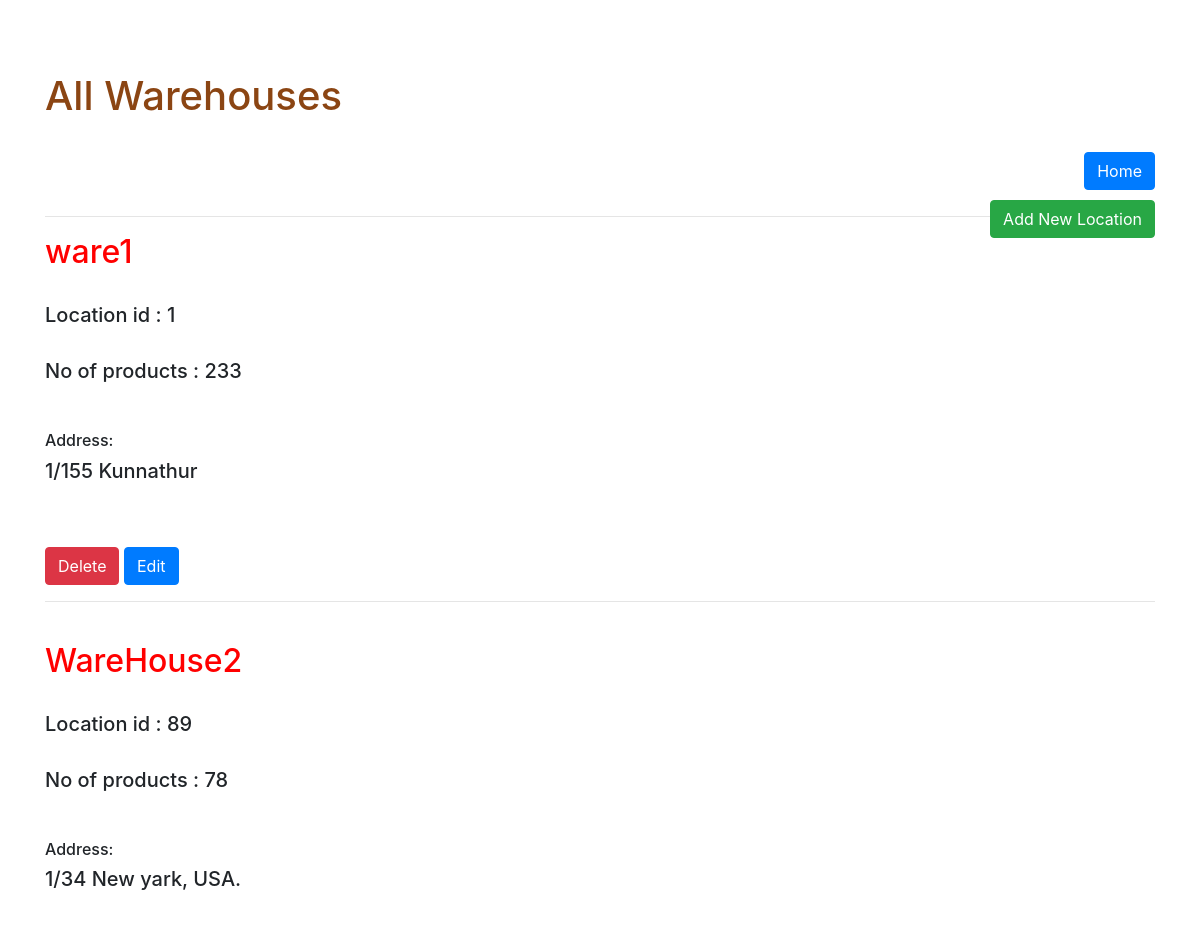
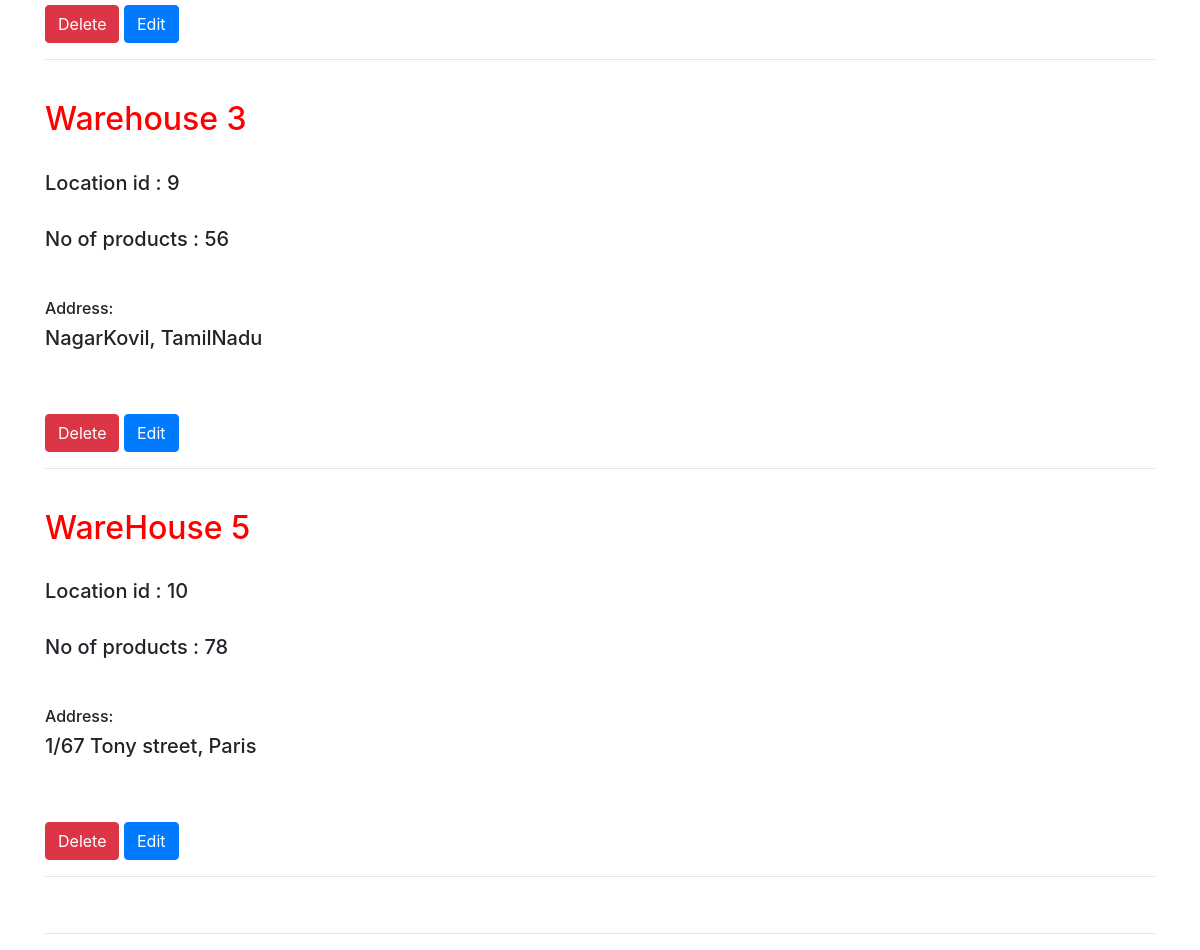
Screenshot of /postsz with the database file from the repository (2 pictures, top to bottom).
### app.py (models this page shows, shortened)
class BlogPost2(db.Model):
    lid = db.Column(db.Integer, primary_key=True)
    mid = db.Column(db.Integer, nullable=False)
    title = db.Column(db.String(100), nullable=False)
    address = db.Column(db.Text, nullable=False)
    qty = db.Column(db.String(20), nullable=False, default='N/A')
    timetamp = db.Column(db.DateTime, nullable=True, default=datetime.utcnow)

### app.py (the view)
@app.route('/postsz', methods=['GET', 'POST'])
def postsz():
    if request.method == 'POST':
        post_mid = request.form['mid']
        post_title = request.form['title']
        post_address = request.form['address']
        post_qty = request.form['qty']
        ptime=datetime.utcnow()
        new_post = BlogPost2(mid=post_mid,title=post_title, address=post_address, qty=post_qty, timetamp=ptime)
        db.session.add(new_post)
        db.session.commit()
        return redirect('/postsz')
    else:
        all_posts = BlogPost2.query.order_by(BlogPost2.timetamp).all()
        return render_template('postsz.html', postsz=all_posts)

### templates/postsz.html (shortened to what this page needs)
{% extends 'base.html' %}
{% block body %}
<br>
<div>
    <h1 style="color:saddlebrown" style="display:inline">All Warehouses </h1>
    <br>
    <a class="btn btn-primary float-right" href="/" >Home</a><br><br>
    <a class="btn btn-success float-right" href="/postsz/new" >Add New Location</a>
</div>
    <hr>
    {% for postz in postsz %}
        <h2>{{ postz.title }}</h2><br>
        <h5> Location id : {{ postz.mid }}</h5><br>
        <h5> No of products : {{ postz.qty }}</h5>
        <p style="white-space:pre-wrap"> <h6>Address:</h6><h5> {{ postz.address }}</h5></p>
        <br>
        <br>
        <a class="btn btn-danger" href='/postsz/delete/{{postz.lid}}'>Delete</a>
        <a class="btn btn-primary" href='/postsz/edit/{{postz.lid}}'>Edit</a>
        <br>
        <hr>
        <br>
    {% endfor%}
<hr>
{% endblock %}

### templates/base.html (shortened to what this page needs)
<!DOCTYPE html>
<html lang="en">
<head>
    <link rel="stylesheet" href="https://stackpath.bootstrapcdn.com/bootstrap/4.3.1/css/bootstrap.min.css"
>
</head>
<body>
    <br>
    <br>
    <div class="container">
        {% block body %} {% endblock %}
    </div>
</body>
</html>

### templates/postsz.html (style rules this page uses)
h2 { color:red; }

### rows the page displays
BlogPost2: title "ware1", mid "1", qty "233", address "1/155 Kunnathur"
BlogPost2: title "WareHouse2", mid "89", qty "78", address "1/34 New yark, USA."
BlogPost2: title "Warehouse 3", mid "9", qty "56", address "NagarKovil, TamilNadu"
BlogPost2: title "WareHouse 5", mid "10", qty "78", address "1/67 Tony street, Paris"
